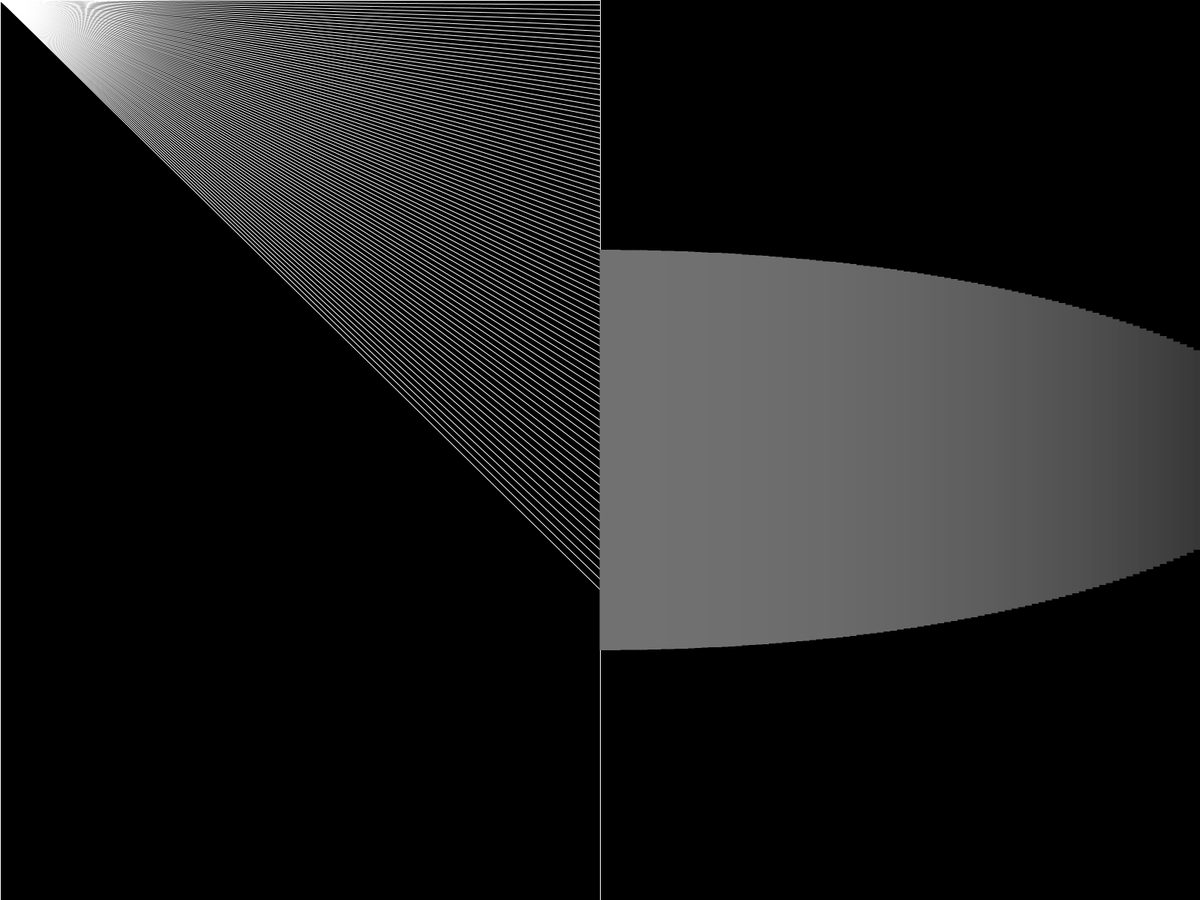
Frame 1 (no input)
Frame 60 (the mouse pressed at the canvas centre just before this capture): identical to frame 1, image omitted
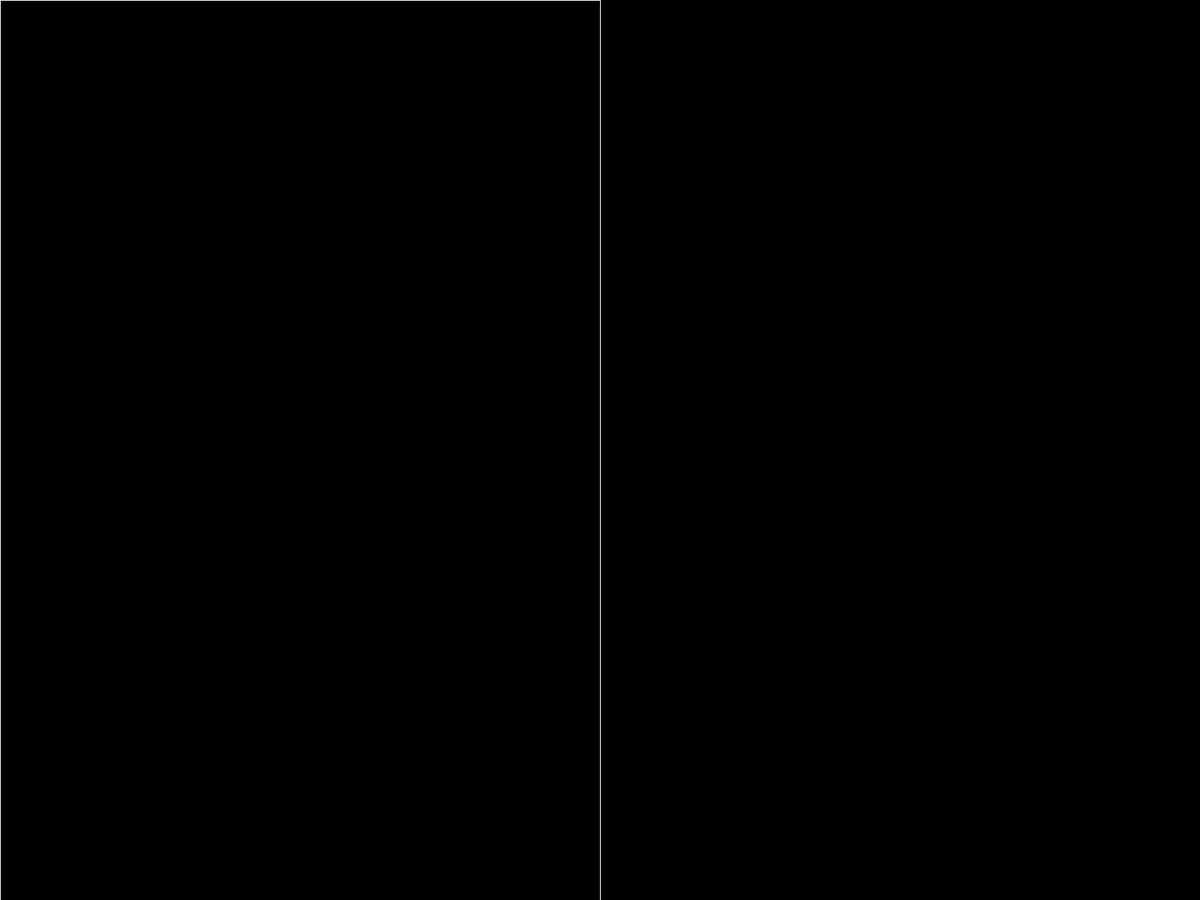
Frame 120 (the mouse held since frame 60 and released just before this capture)

The Processing sketch that drew these frames (run headless with seeded random() and noise(); from frame 60 on, the mouse is pressed at the canvas centre):

// Processing sketch: oop
// ── oop.pde
class Point{
    ArrayList<PVector> walls = new ArrayList<PVector>();
    ArrayList<PVector> rays = new ArrayList<PVector>();
    //list of the lengths of the rays
    ArrayList<Float> dis = new ArrayList<Float>();
    float angle, fow, density, space;
    PVector pos;
    Point(PVector po, float spac){
        angle = 0;
        fow = 45;
        density = 0.5;
        pos = po;
        space = spac;
        addBox(new PVector(0, 0), new PVector(space, height));
        createRays();

    }

    void createRays(){
        rays.clear();
        for (float i = angle; i<angle+fow; i+=density){
            float x = cos(radians(i));
            float y = sin(radians(i));
            rays.add(new PVector(x, y));
        }
    }

    void show(){
        dis.clear();
        //draw walls
        for(int i = 1; i<walls.size(); i+=2){
            line(walls.get(i-1).x, walls.get(i-1).y, walls.get(i).x, walls.get(i).y);
        }
        if (mouseX > space){
            return;
        }
        //draw rays
        for(int ray = 0; ray<rays.size(); ray++){
            float record = 10000000.0;
            PVector closest = null;
            for(int wall = 1; wall<walls.size(); wall+=2){
                PVector inter = intersect(PVector.add(rays.get(ray), pos), walls.get(wall-1), walls.get(wall));
                if (inter != null){
                    //decide which is the closest wall
                    float d = dist(inter.x, inter.y, pos.x, pos.y);
                    if (d < record){
                        record = d;
                        closest = inter;
                    }

                }
            }
            if (closest != null){
                line(pos.x, pos.y, closest.x, closest.y);
                dis.add(dist(pos.x, pos.y, closest.x, closest.y));
            }
        }
    }

    void update(float x, float y){
        pos = new PVector(x, y);
    }

    PVector intersect(PVector ray, PVector wallA, PVector wallB){
        float x1 = wallA.x;
        float y1 = wallA.y;
        float x2 = wallB.x;
        float y2 = wallB.y;
        
        float x3 = pos.x;
        float y3 = pos.y;
        float x4 = ray.x;
        float y4 = ray.y;
        
        float den = (x1 - x2) * (y3 - y4) - (y1 - y2) * (x3 - x4);
        if (den == 0){
            return null;
        }
        float t = ((x1 - x3) * (y3 - y4) - (y1 - y3) * (x3 - x4)) / den;
        float u = -((x1 - x2) * (y1 - y3) - (y1 - y2) * (x1 - x3)) / den;
        if (0 < t && t < 1 && u > 0){
            PVector sol = new PVector(x1+t*(x2-x1), y1+t*(y2-y1));
            return sol;
        }
        return null;
    }
    void addWall(PVector a, PVector b){
        walls.add(a);
        walls.add(b);
    }
    void addBox(PVector a, PVector b){
        PVector[] points = {a, new PVector(a.x, b.y), b, new PVector(b.x, a.y)};
        for (int i = 0; i<points.length; i++){
            if (i != points.length-1){
                addWall(points[i], points[i+1]);
            }else{
                addWall(points[i], points[0]);
            }
        }
    }

    void view(){
        float scl = (width-space)/float(dis.size());
        float maxD = dist(width, height, space, 0);
        for (int i = 0; i<dis.size(); i++){
            int colo = int(map(dis.get(i), 0, maxD, 255, 0));
            int size = int(map(dis.get(i), 0, maxD, height, 0));
            push();
            noStroke();
            rectMode(CENTER);
            fill(colo);
            rect(i*scl+space+(scl/2), height/2, scl+1, size);
            pop();
        }
    }

}

Point p;
PVector mPos;
boolean click = false; 
void setup() {
    fullScreen();
    p = new Point(new PVector(mouseX, mouseY), width/2);
    //p.addBox(new PVector(0, 0), new PVector(width, height));
}

void draw() {
    background(0);
    stroke(255);
    p.update(mouseX, mouseY);
    p.show();
    p.view();

}

void mousePressed(){
    if (click){
        p.addWall(mPos, new PVector(mouseX, mouseY));
        click = false;
    }else{
        click = true;
        mPos = new PVector(mouseX, mouseY);
    }
}
